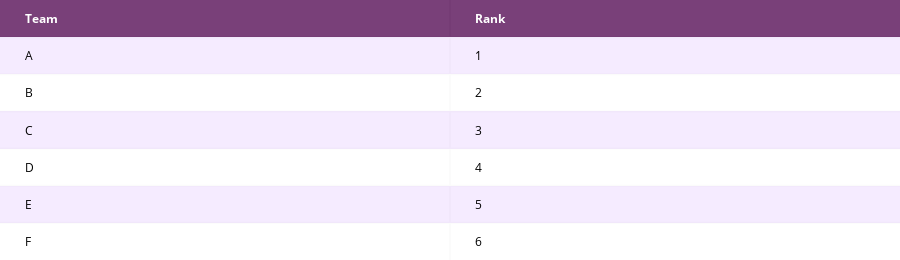

The code cell stored with this chart in its notebook:
### Markdown cell above
## Custom Table Colors
A custom colorscale should be a ```list[list]:
[[0, 'Header_Color'],[.5, 'Odd_Row_Color'],[1, 'Even_Row_Color']]```

### Code cell
text = [['Team', 'Rank'], ['A', 1], ['B', 2], ['C', 3], ['D', 4], ['E', 5], ['F', 6]]

colorscale = [[0, '#4d004c'],
              [.5, '#f2e5ff'],
              [1, '#ffffff']]

table = ff.create_table(text,
                        colorscale=colorscale)
plotly.offline.iplot(table)

### Figure 1 — Plotly figure (JSON) as saved in the notebook; plotly's stock layout.template omitted (floating-point values rounded to 4 significant figures)
{"data": [{"colorscale": [[0, "#4d004c"], [0.5, "#f2e5ff"], [1, "#ffffff"]], "hoverinfo": "none", "opacity": 0.75, "showscale": false, "type": "heatmap", "z": [[0, 0], [0.5, 0.5], [1, 1], [0.5, 0.5], [1, 1], [0.5, 0.5], [1, 1]]}], "layout": {"annotations": [{"align": "left", "font": {"color": "#ffffff"}, "showarrow": false, "text": "<b>Team</b>", "x": -0.45, "xanchor": "left", "xref": "x1", "y": 0, "yref": "y1"}, {"align": "left", "font": {"color": "#ffffff"}, "showarrow": false, "text": "<b>Rank</b>", "x": 0.55, "xanchor": "left", "xref": "x1", "y": 0, "yref": "y1"}, {"align": "left", "font": {"color": "#000000"}, "showarrow": false, "text": "A", "x": -0.45, "xanchor": "left", "xref": "x1", "y": 1, "yref": "y1"}, {"align": "left", "font": {"color": "#000000"}, "showarrow": false, "text": "1", "x": 0.55, "xanchor": "left", "xref": "x1", "y": 1, "yref": "y1"}, {"align": "left", "font": {"color": "#000000"}, "showarrow": false, "text": "B", "x": -0.45, "xanchor": "left", "xref": "x1", "y": 2, "yref": "y1"}, {"align": "left", "font": {"color": "#000000"}, "showarrow": false, "text": "2", "x": 0.55, "xanchor": "left", "xref": "x1", "y": 2, "yref": "y1"}, {"align": "left", "font": {"color": "#000000"}, "showarrow": false, "text": "C", "x": -0.45, "xanchor": "left", "xref": "x1", "y": 3, "yref": "y1"}, {"align": "left", "font": {"color": "#000000"}, "showarrow": false, "text": "3", "x": 0.55, "xanchor": "left", "xref": "x1", "y": 3, "yref": "y1"}, {"align": "left", "font": {"color": "#000000"}, "showarrow": false, "text": "D", "x": -0.45, "xanchor": "left", "xref": "x1", "y": 4, "yref": "y1"}, {"align": "left", "font": {"color": "#000000"}, "showarrow": false, "text": "4", "x": 0.55, "xanchor": "left", "xref": "x1", "y": 4, "yref": "y1"}, {"align": "left", "font": {"color": "#000000"}, "showarrow": false, "text": "E", "x": -0.45, "xanchor": "left", "xref": "x1", "y": 5, "yref": "y1"}, {"align": "left", "font": {"color": "#000000"}, "showarrow": false, "text": "5", "x": 0.55, "xanchor": "left", "xref": "x1", "y": 5, "yref": "y1"}, {"align": "left", "font": {"color": "#000000"}, "showarrow": false, "text": "F", "x": -0.45, "xanchor": "left", "xref": "x1", "y": 6, "yref": "y1"}, {"align": "left", "font": {"color": "#000000"}, "showarrow": false, "text": "6", "x": 0.55, "xanchor": "left", "xref": "x1", "y": 6, "yref": "y1"}], "height": 260, "margin": {"b": 0, "l": 0, "r": 0, "t": 0}, "xaxis": {"dtick": 1, "gridwidth": 2, "showticklabels": false, "tick0": -0.5, "ticks": "", "zeroline": false}, "yaxis": {"autorange": "reversed", "dtick": 1, "gridwidth": 2, "showticklabels": false, "tick0": 0.5, "ticks": "", "zeroline": false}}}
